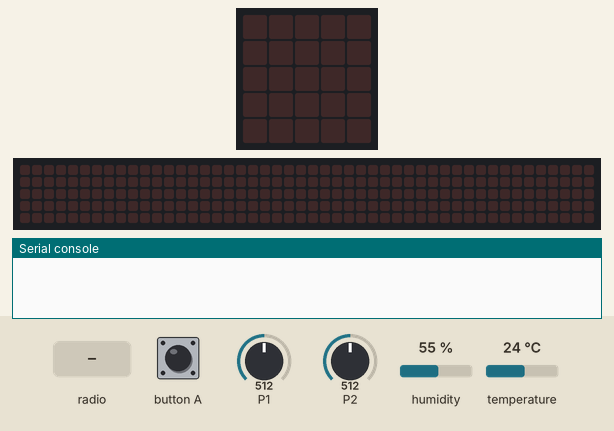
Simulated run of this program. Board: BBC micro:bit (MakeCode). On the bench: the board's 5×5 LED display, a strip that is not on the board, showing the scrolling text unrolled, the last lines printed to the serial console. The inputs (shaded band) are chosen by the test bench; at power-on: P1 = 512, P2 = 512, humidity 55 %, temperature 24 °C (analog values on the 0–1023 scale). No radio messages arrive unless stated (any console line starting 'radio sent:' is added by the test bench); the 48×5 strip is a reading aid, not a part: it shows the text the display is scrolling, unrolled, one strip-width of it at a time.

Above: at 6.7 s.
6.8 s: button A pressed for 0.15 s
At 7.02 s:
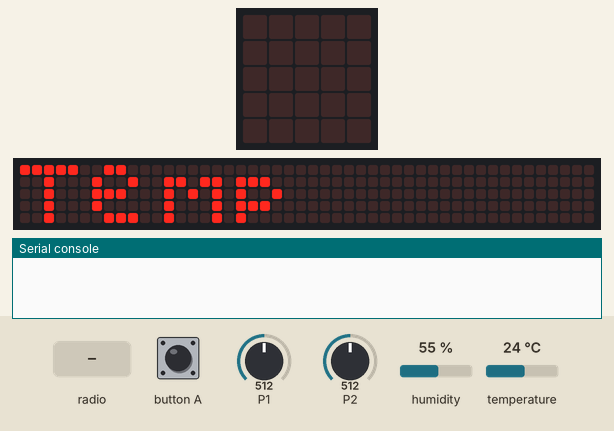
At 7.47 s:
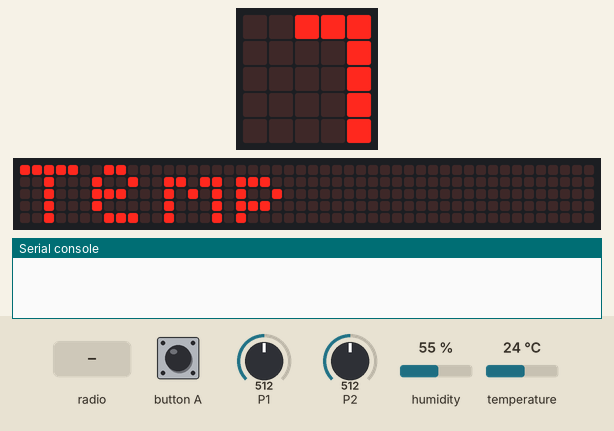
10.3 s: radio message "1" arrives
At 12.42 s:
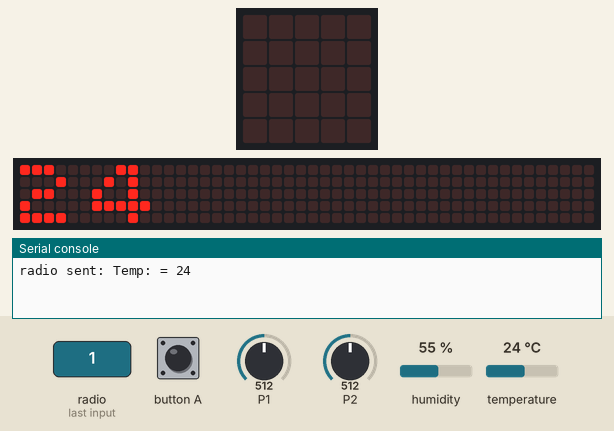

The program:

main.ts
```typescript
radio.onReceivedNumber(function (receivedNumber) {
    DadaDemandada = receivedNumber
    EnviaValors()
})
input.onButtonPressed(Button.A, function () {
    mBit2()
})
function Sensors () {
    basic.pause(1000)
    dht11_dht22.queryData(
    DHTtype.DHT11,
    DigitalPin.P16,
    true,
    false,
    true
    )
    HumDHT11 = dht11_dht22.readData(dataType.humidity)
    TempDHT11 = dht11_dht22.readData(dataType.temperature)
    HumSolP1 = pins.analogReadPin(AnalogReadWritePin.P1)
    LlumP2 = pins.analogReadPin(AnalogReadWritePin.P2)
}
function Tot_a_0 () {
    LlumP2 = 0
    HumSolP1 = 0
    HumDHT11 = 0
    TempDHT11 = 0
}
function EnviaValors () {
    if (DadaDemandada == 1) {
        radio.sendValue("Temp:", TempDHT11)
    } else if (DadaDemandada == 2) {
        radio.sendValue("Hum:", HumDHT11)
    } else if (DadaDemandada == 3) {
        radio.sendValue("Lux:", LlumP2)
    } else {
        radio.sendValue("Reg:", HumSolP1)
    }
}
function mBit2 () {
    basic.showString("Temp ")
    basic.showNumber(TempDHT11)
    basic.showString("*C ")
    basic.showString("Hum ")
    basic.showNumber(HumDHT11)
    basic.showString("% ")
    basic.showString("Llum")
    basic.showNumber(LlumP2)
    basic.showString("Reg")
    basic.showNumber(HumSolP1)
    basic.pause(2000)
    basic.showString("")
}
let LlumP2 = 0
let HumSolP1 = 0
let TempDHT11 = 0
let HumDHT11 = 0
let DadaDemandada = 0
basic.pause(500)
radio.setGroup(1)
Tot_a_0()
dht11_dht22.queryData(
DHTtype.DHT11,
DigitalPin.P0,
true,
false,
true
)
Sensors()
loops.everyInterval(60000, function () {
    Sensors()
})
```

test.ts
```typescript
// les proves van aquí; això no es compilarà quan aquest paquet s'usi com a extensió.
```

Measured:
- after the input at 6.8 s, the display: changes after 0.15 s (image 1)
